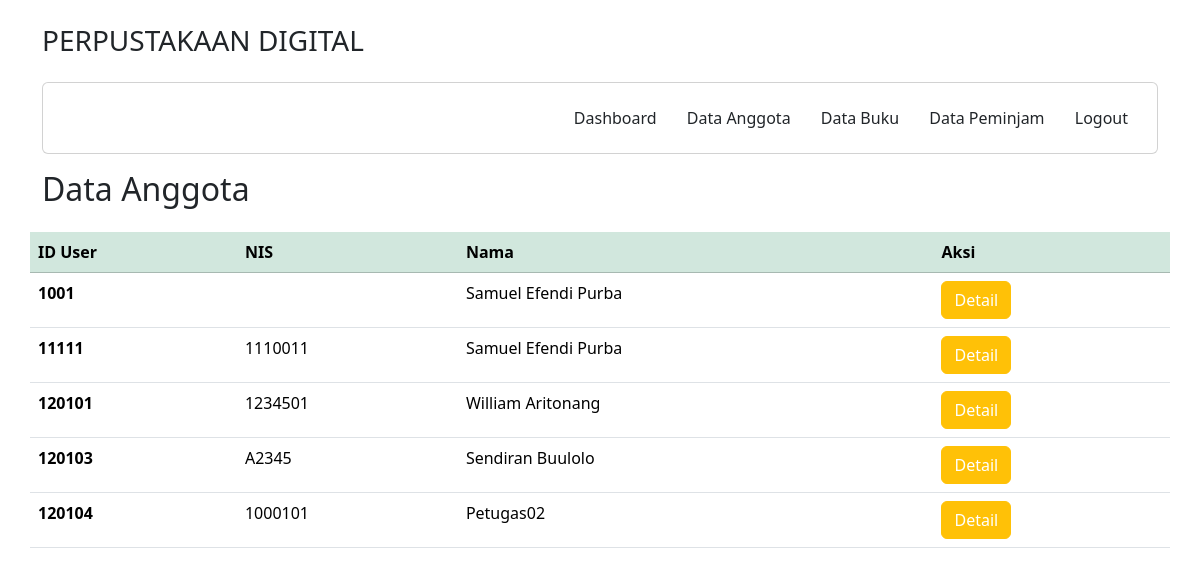
Screenshot of /petugas/anggota.php with the database file from the repository.
### tables this page shows
CREATE TABLE `user` (
  `IDuser` int(11) NOT NULL,
  `username` varchar(255) NOT NULL,
  `password` varchar(255) NOT NULL,
  `email` varchar(255) NOT NULL,
  `nis` varchar(255) NOT NULL,
  `namalengkap` varchar(255) NOT NULL,
  `alamat` text NOT NULL,
  `level` enum('admin','peminjam','petugas') NOT NULL
);

### petugas/anggota.php (the view)
<?php
include 'layout/header.php';
?>
<div class="container">
  <div class="row" style="margin-top: 1rem;">
    <div class="col">
      <h2>Data Anggota</h2>
    </div>
    <div class="col"></div>
    <table class="table my-3">
      <thead class="table-success">
        <tr>
          <th scope="col">ID User</th>
          <th scope="col">NIS</th>
          <th scope="col">Nama</th>
          <th scope="col">Aksi</th>
        </tr>
      </thead>
      <?php
        include '../koneksi/koneksi.php';
        $data = mysqli_query($koneksi, "SELECT * FROM user");
        while ($d = mysqli_fetch_array($data)) {
      ?>
      <tbody>
        <tr>
          <th scope="row"><?php echo $d['IDuser'];?></th>
          <td><?php echo $d['nis'];?></td>
          <td><?php echo $d['namalengkap'];?></td>
          <td>
            <a href="data/detail_anggota.php?iduser=<?php echo $d['IDuser'];?>" class="btn btn-warning text-white">Detail</a>
          </td>
        </tr>
      </tbody>
      <?php
          }
      ?>
    </table>
  </div>
</div>
<?php
include 'layout/footer.php';
?>

### petugas/layout/header.php (shortened to what this page needs)
<!doctype html>
<html lang="en">
  <head>
    <link href="https://cdn.jsdelivr.net/npm/bootstrap@5.3.2/dist/css/bootstrap.min.css" rel="stylesheet">
  </head>
  <body>
    <div class="container">
      <h3 class="my-4">PERPUSTAKAAN DIGITAL</h3>
      <div class="card" >
        <div class="card-body ms-auto">
          <a href="index_pts.php" class="btn">Dashboard</a>
          <a href="anggota.php" class="btn">Data Anggota</a>
          <a href="buku.php" class="btn">Data Buku</a>
          <a href="peminjam.php" class="btn">Data Peminjam</a>
          <a href="../logout.php" class="btn">Logout</a>
        </div>
      </div>
    </div>

### petugas/layout/footer.php (shortened to what this page needs)
  </body>
</html>

### rows the page displays
user: IDuser "1001", namalengkap "Samuel Efendi Purba"
user: IDuser "11111", nis "1110011", namalengkap "Samuel Efendi Purba"
user: IDuser "120101", nis "1234501", namalengkap "William Aritonang"
user: IDuser "120103", nis "A2345", namalengkap "Sendiran Buulolo"
user: IDuser "120104", nis "1000101", namalengkap "Petugas02"
